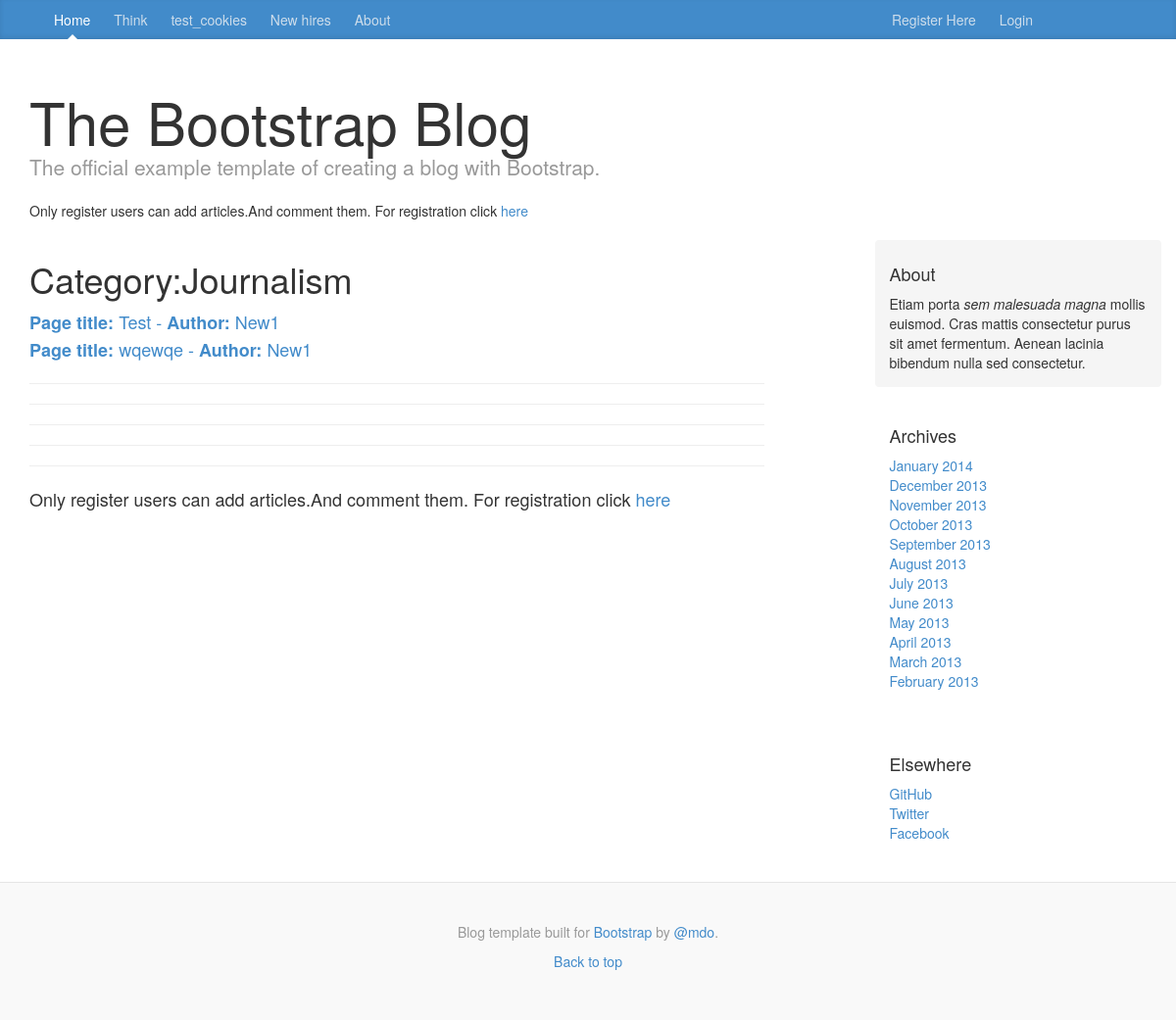
Screenshot of /blog/show_category/journalism/ with the database file from the repository.
### blog/models.py (models this page shows, shortened)
class Category(models.Model):
    name = models.CharField(max_length=256,unique=True)
    slug = models.SlugField(unique=True)
    note_number = models.IntegerField(default=0)
    class Meta:
        verbose_name_plural = 'categories'

class Page(models.Model):
    category = models.ForeignKey(Category)
    id = models.IntegerField(primary_key=True)
    title = models.CharField(max_length=128)
    author = models.CharField(max_length=128)
    date_print = models.DateTimeField(auto_now_add=True)
    content = models.CharField(max_length=5000,)
    views = models.IntegerField(default=0)
    likes = models.IntegerField(default=0)
    favorite = models.BooleanField(default=False)

### blog/views.py (the view)
# urls.py: url(r'^show_category/(?P<category_name_slug>[\w\-]+)/$', views.show_category, name='show_category'),
def show_category(request, category_name_slug):
    context_dict = {}
    try:
        category = Category.objects.get(slug=category_name_slug)
        pages = Page.objects.filter(category=category)
        context_dict['category'] = category
        context_dict['pages'] = pages
    except:
        context_dict['category'] = None
        context_dict['pages'] = None
    return render(request, 'blog/show_category.html', context_dict)

### template/blog/show_category.html (shortened to what this page needs)
{% extends 'blog/base.html' %}
{% block body_block%}
    {% if category %}
        <strong><h1>Category:{{ category.name }}</h1></strong>
        {% if pages %}
            {% for page in pages %}
                <a href="{% url 'show_page' page.id %}">
                    <strong>Page title:</strong> {{ page.title }} - <strong>Author:</strong> {{ page.author }}</a><br>
            {% endfor %}
        {% else %}
            There is no notes in this category.<br>
            But you can be the <strong>first</strong><br>
            The button to add below;)
        {% endif %}
    {% else %}
        None Pages
    {% endif %}
    <hr>
    <hr>
    <hr>
    <hr>
    <hr>
    {% if  user.is_authenticated %}
        <a href="{%  url 'add_page' category.slug %}"><strong><i class="fa fa-file fa-3x" aria-hidden="true"></i></strong></a>
    {% else %}
        Only register users can add articles.And comment them.
        For registration click <a href="{% url 'registration_register' %}">here</a>
    {% endif %}
{% endblock %}

### static/css/blog.css (style rules this page uses)
body { font-family: Georgia, "Times New Roman", Times, serif; color: #555; }
h1, .h1, h2, .h2, h3, .h3, h4, .h4, h5, .h5, h6, .h6 { margin-top: 0; font-family: "Helvetica Neue", Helvetica, Arial, sans-serif; font-weight: normal; color: #333; }

### rows the page displays
Category: name "Journalism"
Page: title "Test", author "New1"
Page: title "wqewqe", author "New1"
